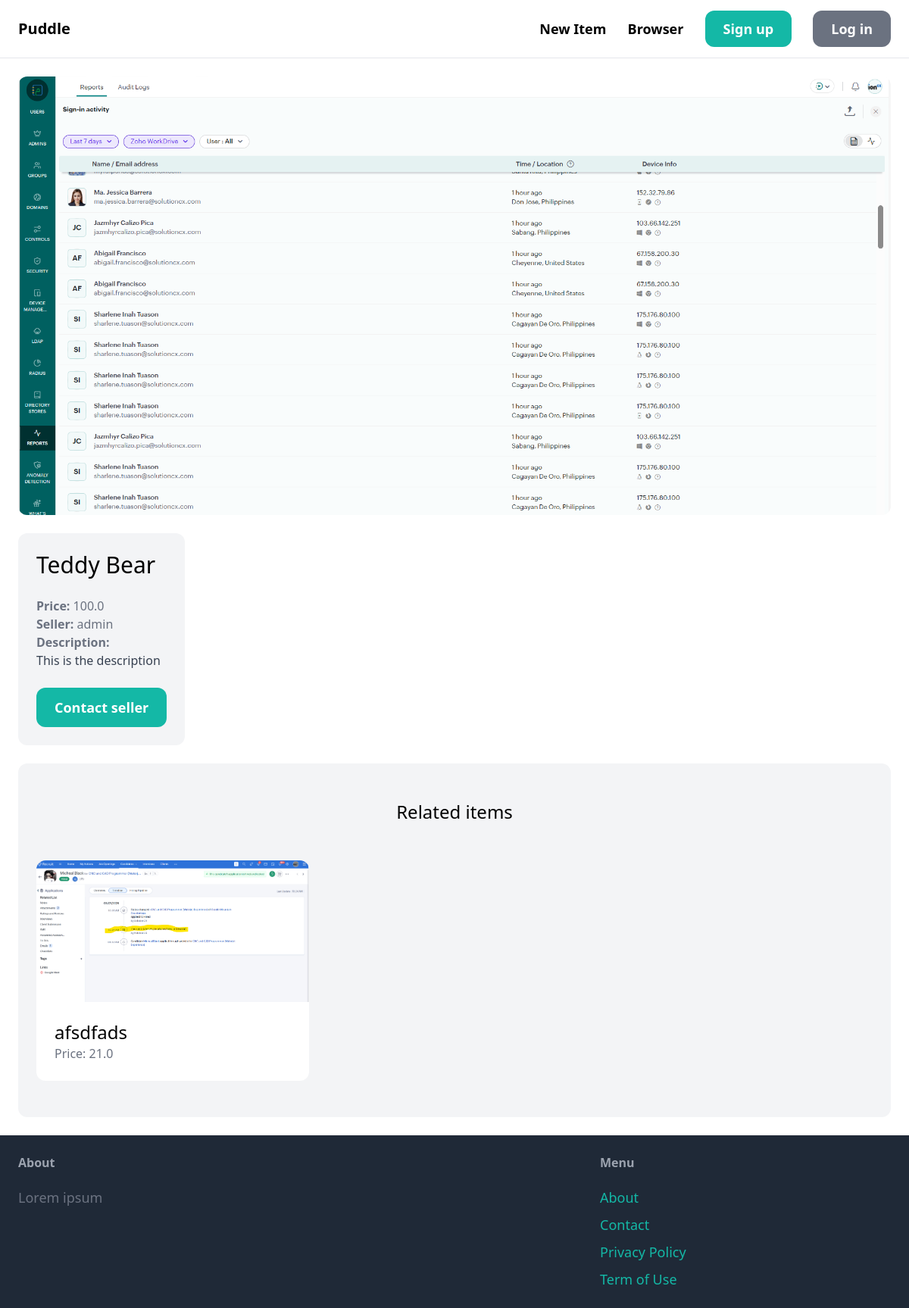
/item/1/, run on an earlier commit of the app's database.
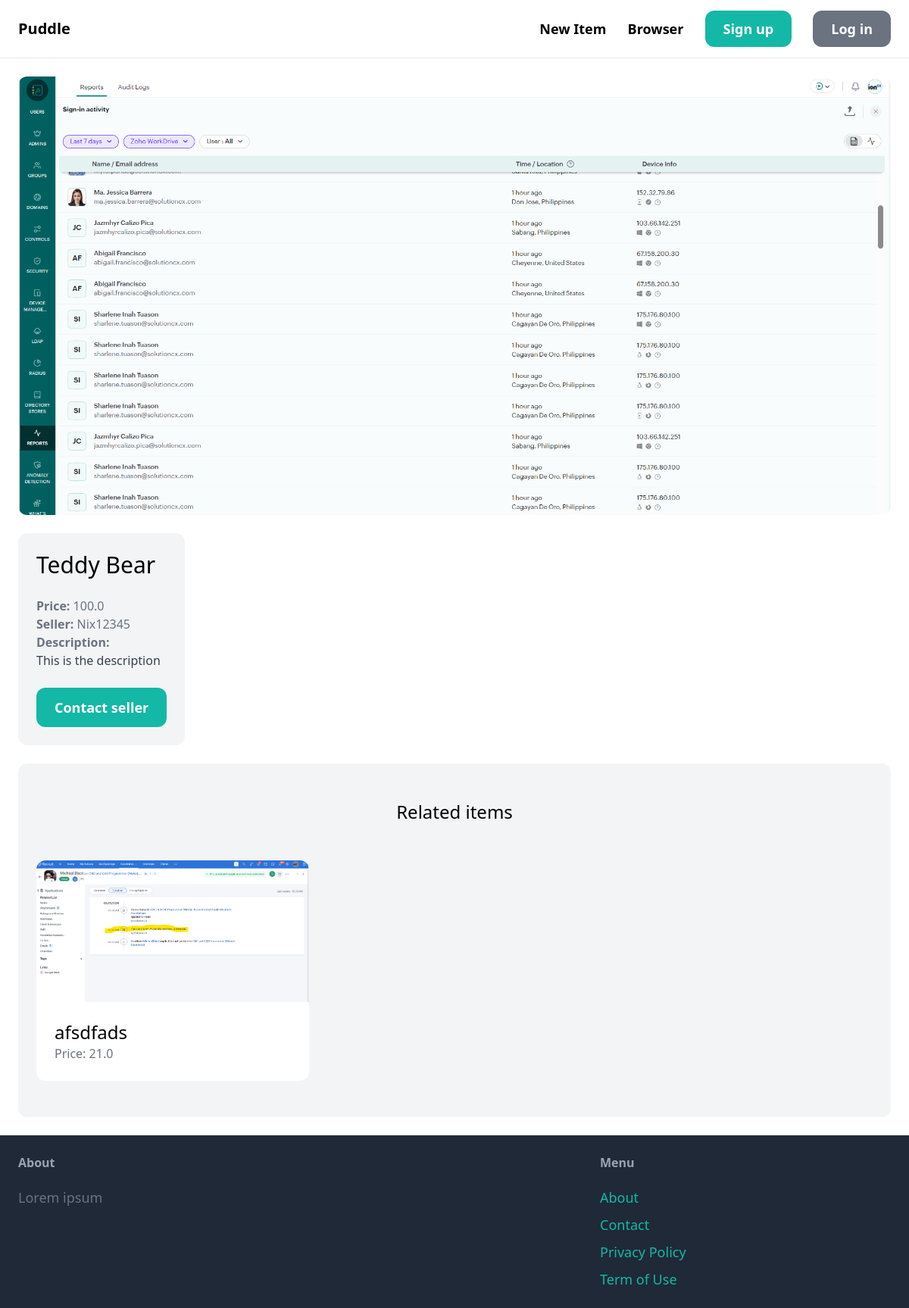
And on a later commit of the database.
### item/models.py (models this page shows, shortened)
class Item(models.Model):
    category = models.ForeignKey(Category, related_name='items', on_delete=models.CASCADE)
    name = models.CharField(max_length=255)
    description = models.TextField(blank=True, null=True)
    price = models.FloatField()
    image = models.ImageField(upload_to='item_images', blank=True, null=True)
    is_sold = models.BooleanField(default=False)
    created_by = models.ForeignKey(User, related_name='items', on_delete=models.CASCADE)
    created_at = models.DateTimeField(auto_now_add=True)

### item/views.py (the view)
# urls.py: path('<int:pk>/', views.detail, name='detail'),
def detail(request, pk):
    item = get_object_or_404(Item, pk=pk)
    related_items = Item.objects.filter(category=item.category, is_sold=False).exclude(pk=pk)[0:3]
    context = {
        'item': item,
        'related_items': related_items
    }
    return render(request, 'item/detail.html', context=context)

### item/templates/item/detail.html (shortened to what this page needs)
{% extends 'core/base.html' %}
{% block content %}
<div class="grid grid-col-5 gap-6">
    <div class="col-span-3">
        <img src="{{ item.image.url }}" class="rounded-xl">
    </div>
    <div class="col-span-2 p-6 bg-gray-100 rounded-xl">
        <h1 class="mb-6 text-3xl">{{ item.name }}</h1>
        <p class="text-gray-500"><strong>Price: </strong>{{ item.price }}</p>
        <p class="text-gray-500"><strong>Seller: </strong>{{ item.created_by.username }}</p>
        {% if item.description %}
        <p class="text-gray-700">
            <strong class="text-gray-500">Description:</strong><br>
            {{ item.description }}
        </p>
        {% endif %}
        {% if request.user == item.created_by %}
            <div class="mt-6 p-6 bg-white rounded-xl">
                <p>This is your item!</p>
                <a href="{% url 'item:edit' item.id %}" class="inline-block mt-6 px-6 py-3 text-lg font-semibold bg-teal-500 text-white rounded-xl">Edit</a>
                <a href="{% url 'item:delete' item.id %}" class="inline-block mt-6 px-6 py-3 text-lg font-semibold bg-red-500 text-white rounded-xl">Delete</a>
            </div>
        {% else %}
        <a href="{% url 'conversation:new' item.id %}" class="inline-block mt-6 px-6 py-3 text-lg font-semibold bg-teal-500 text-white hover:bg-teal-700 rounded-xl">Contact seller</a>
        {% endif %}
    </div>
</div>
<div class="mt-6 px-6 py-12 bg-gray-100 rounded-xl">
    <h2 class="mb-12 text-2xl text-center">Related items</h2>
    <div class="grid grid-cols-3 gap-3">
        <ul>
            {% for item in related_items %}
                <a href ="{% url 'item:detail' item.id %}">
                    <div>
                        <img src="{{ item.image.url }}" class="rounded-t-xl">
                    </div>
                    <div class="p-6 bg-white rounded-b-xl">
                        <h2 class="text-2xl">{{ item.name }}</h2>
                        <p class="text-gray-500">Price: {{ item.price }}</p>
                    </div>
                </a>
            {% endfor %}
        </ul>
    </div>
</div>
{% endblock %}

### core/templates/core/base.html (shortened to what this page needs)
<!DOCTYPE html>
<html>
    <head>
        <script src="https://cdn.tailwindcss.com"></script>
    </head>
    <body>
        <nav class="py-6 px-6 flex justify-between items-center border-b border-gray-200">
            <a href="/" class="text-xl font-semibold">Puddle</a>
            <div class="space-x-6">
                <a href="{% url 'item:new' %}" class="text-lg font-semibold hover:text-gray-500">New Item</a>
                <a href="{% url 'item:items' %}" class="text-lg font-semibold hover:text-gray-500">Browser</a>
                {% if request.user.is_authenticated %}
                    <a href="{% url 'conversation:inbox' %}" class="px-6 py-3 text-lg font-semibold bg-teal-500 text-white rounded-xl hover:bg-teal-700">Inbox</a>
                    <a href="{% url 'dashboard:index' %}" class="px-6 py-3 text-lg font-semibold bg-gray-500 text-white rounded-xl hover:bg-gray-700">Dashboard</a>
                {% else %}
                    <a href="{% url 'core:signup' %}" class="px-6 py-3 text-lg font-semibold bg-teal-500 text-white rounded-xl hover:bg-teal-700">Sign up</a>
                    <a href="{% url 'core:login' %}" class="px-6 py-3 text-lg font-semibold bg-gray-500 text-white rounded-xl hover:bg-gray-700">Log in</a>
                {% endif %}
            </div>
        </nav>
        <div class="px-6 py-6">
            {% block content %}
            {% endblock %}
        </div>
        <footer class="py-6 px-6 flex justify-between bg-gray-800">
            <div class="w-2/3 pr-10">
                <h3 class="mb-5 font-semibold text-gray-400">About</h3>
                <p class="text-lg text-gray-500">Lorem ipsum</p>
            </div>
            <div class="w-1/3">
                <h3 class="mb-5 font-semibold text-gray-400">Menu</h3>
                <ul class="space-y-2">
                    <li><a href='#' class="text-lg text-teal-500 hover:text-teal-700">About</a></li>
                    <li><a href='{% url "core:contacts" %}' class="text-lg text-teal-500 hover:text-teal-700">Contact</a></li>
                    <li><a href='#' class="text-lg text-teal-500 hover:text-teal-700">Privacy Policy</a></li>
                    <li><a href='#' class="text-lg text-teal-500 hover:text-teal-700">Term of Use</a></li>
                </ul>
            </div>
        </footer>
    </body>
</html>

What changed in the data, as far as the page shows it:
changed Item "Teddy Bear": created_by.username "admin" → "Nix12345"
